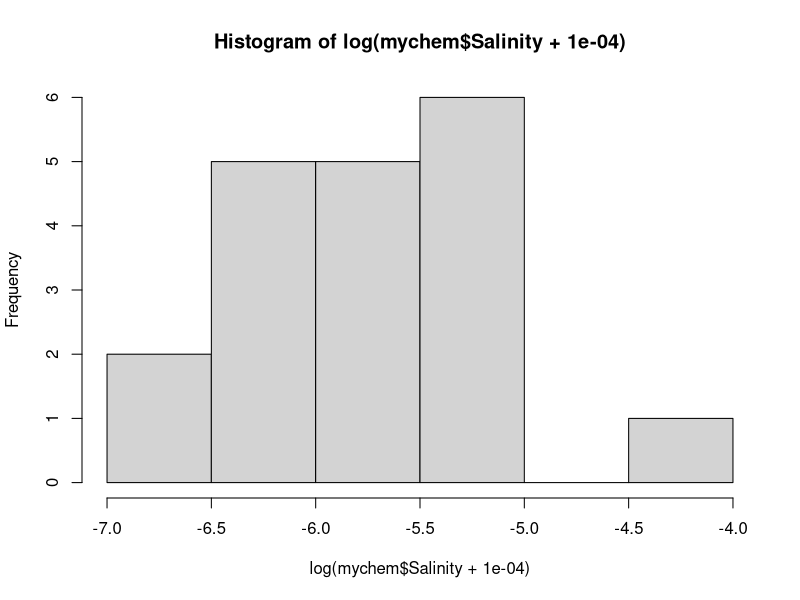
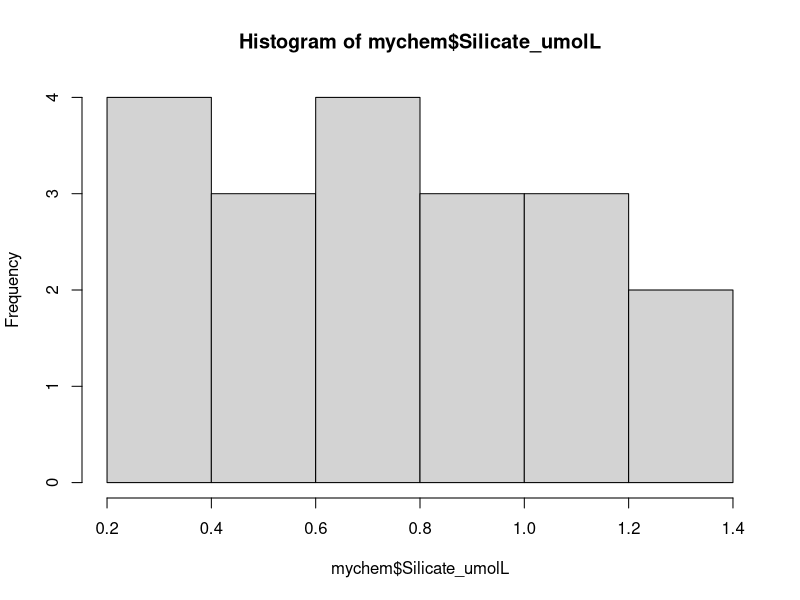
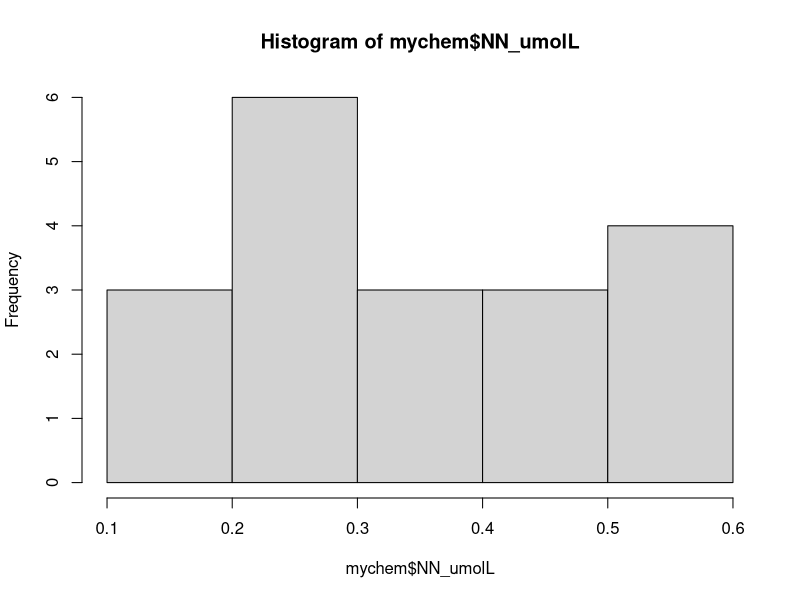
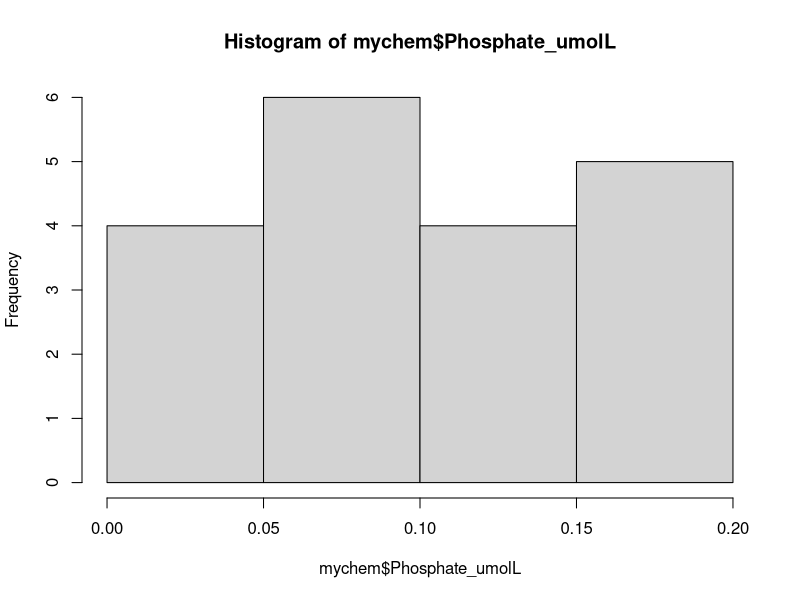
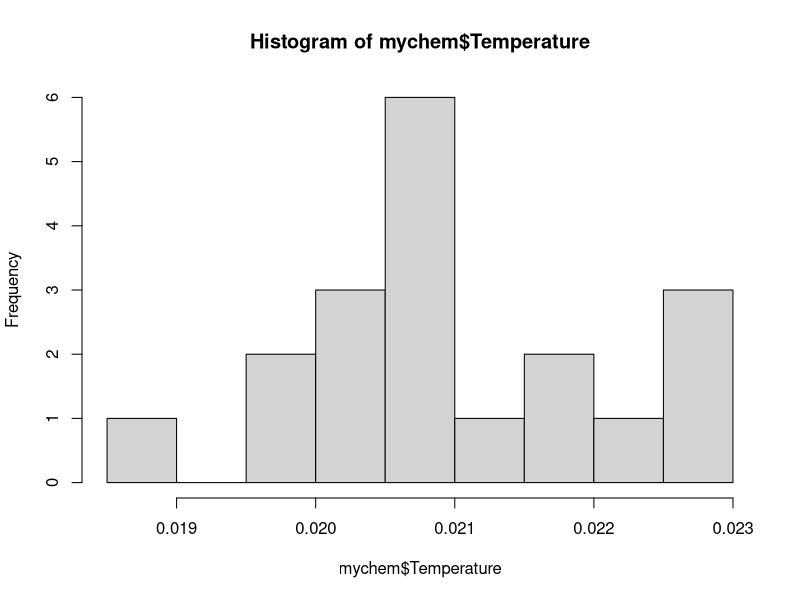
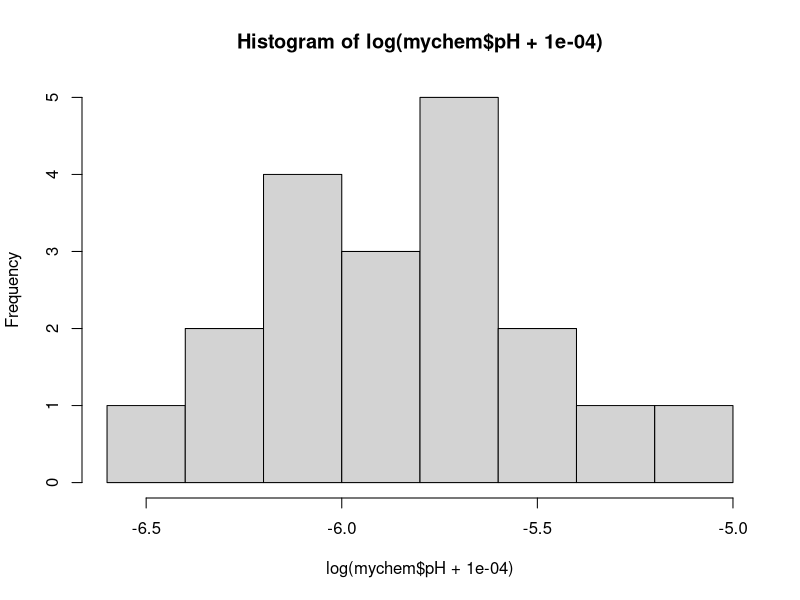
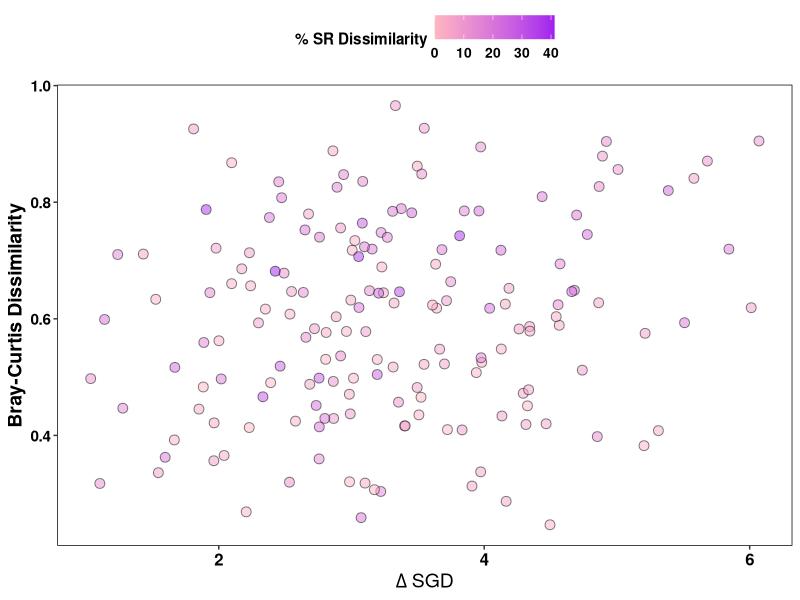
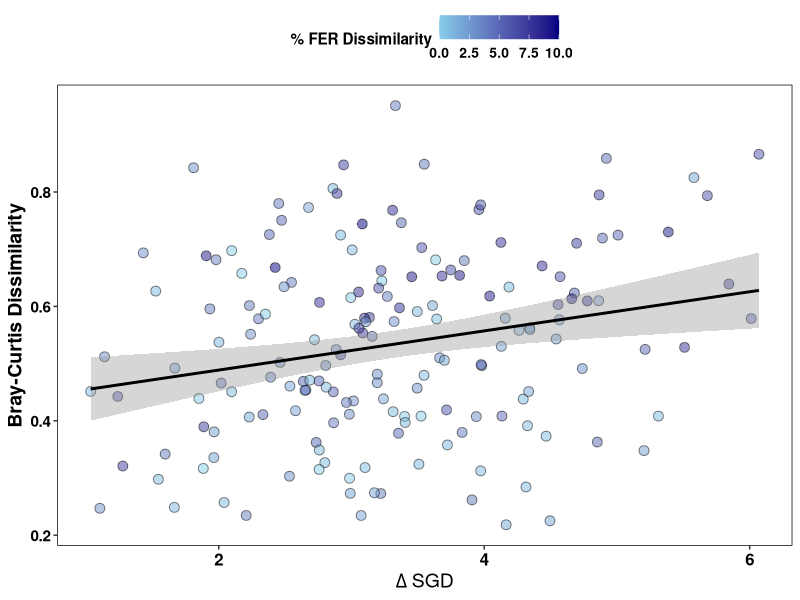

Recreate these plots in R, in order.
#### Analysis of Similarity (ANOSIM) comparing species or functional entity community composition along SGD variability gradient

### Created by Danielle Barnas
### Created on July 1, 2023


# ANOSIM

#############################
# LOAD LIBRARIES
#############################
library(tidyverse)
library(here)
library(vegan)
library(patchwork)
# library(geosphere)





#############################
# LOAD DATA
#############################
chem <- read_csv(here("Data","Biogeochem","Nutrients_Processed_All.csv")) %>%
  filter(Season == "Dry") %>%
  filter(Location == "Varari", CowTagID != "V13") %>%
  filter(CowTagID != "VSEEP") %>%
  dplyr::select(CowTagID, Parameters, CVSeasonal)

alphatag <- read_csv(here("Data", "CowTag_to_AlphaTag.csv"))

myorder <- chem %>%
  filter(Parameters == "Phosphate_umolL") %>%
  left_join(alphatag) %>%
  arrange(CVSeasonal)
myorder <- myorder$AlphaTag



ab.sgd <- read_csv(here("Data", "Species_Abundances_wide.csv")) %>% filter(CowTagID != "VSEEP")
ab.sgd <- ab.sgd %>%
  left_join(alphatag) %>%
  mutate(AlphaTag = factor(AlphaTag, levels = myorder)) %>%
  arrange(AlphaTag) %>%
  dplyr::select(-AlphaTag)

mychem <- chem %>%
  filter(Parameters == "NN_umolL" |
           Parameters == "Phosphate_umolL" |
           Parameters == "Salinity" |
           Parameters == "Silicate_umolL" |
           Parameters == "Temperature" |
           Parameters == "pH"
  ) %>%
  pivot_wider(names_from = Parameters, values_from = CVSeasonal) %>%
  left_join(alphatag) %>%
  mutate(AlphaTag = factor(AlphaTag, levels = myorder)) %>%
  arrange(AlphaTag) %>%
  dplyr::select(-AlphaTag)

# move tag names to rownames and make data.frame class as needed
mychem <- column_to_rownames(mychem,var = "CowTagID")
ab.sgd <- as.data.frame(column_to_rownames(ab.sgd, var = 'CowTagID'))

# color plot by % SR
resFric <- read_csv(here("Data", "Sp_FE_Vol_res.csv")) %>%
  filter(CowTagID != "VSEEP") %>%
  left_join(alphatag) %>%
  mutate(AlphaTag = factor(AlphaTag, levels = myorder)) %>%
  arrange(AlphaTag)


set.seed(7)




#############################
# Normalize before scaling
#############################
hist(log(mychem$Salinity + 0.0001)) # left
hist(mychem$Silicate_umolL)
hist(mychem$NN_umolL)
hist(mychem$Phosphate_umolL)
hist(mychem$Temperature)
hist(log(mychem$pH + 0.0001)) # left

mychem <- mychem %>%
  mutate(Salinity = log(Salinity + 0.0001),
         pH = log(pH + 0.0001))


#############################
# ANOSIM - grouped by AlphaTag
#############################

#anosim(ab.sgd, mygroup$rel, distance = "bray", permutations = 9999)




#############################
# ANOSIM - along Phosphate
#############################
# along continuous parameter: Mantel Test

### Now we have to convert these subsets into distance matrices.

#abundance data frame - bray-curtis dissimilarity
dist.abund = vegdist(ab.sgd, method = "bray")

#environmental vector - euclidean distance
# need to scale chem data
dist.chem = dist(scale(x = mychem, scale = T, center = T), method = "euclidean")
#dist.chem = dist(mychem, method = "euclidean")

df.resFric<-as.data.frame(column_to_rownames(resFric, var = 'CowTagID')) %>%
  select(NbSpP)
dist.var = dist(df.resFric, method = "euclidean") # if I want to color points by resSpp

### Now we can run the mantel command:

#abundance vs environmental
abund_chemSR = mantel(dist.abund, dist.chem, method = "spearman", permutations = 9999, na.rm = TRUE)
abund_chemSR

#### The point of this figure will be to visualize the correlation between two corresponding matrices of data. Each point in these pairwise scatter plots will represent the difference between two samples

# Next, I need to convert these distance matrices (multiple columns) into vectors (one column), and then combine these matrices into one new data frame mat

aa = as.vector(dist.abund)
tt = as.vector(dist.chem)
gg = as.vector(dist.var)

#new data frame with vectorized distance matrices
matSR = data.frame(aa,tt,gg)


#First is the pairwise comparison of community dissimilarity and differences in temperature:

#abundance vs temperature
mmSR = ggplot(matSR, aes(y = aa, x = tt)) +
  geom_point(size = 3, alpha = 0.5, shape = 21, aes(fill = gg)) +
  labs(x = expression(Delta*" SGD"), y = "Bray-Curtis Dissimilarity", fill = "% SR Dissimilarity") + #fill = expression("PO"[4]^"3-")) +
  theme( axis.text.x = element_text(face = "bold",colour = "black", size = 12),
         axis.text.y = element_text(face = "bold", size = 11, colour = "black"),
         axis.title= element_text(face = "bold", size = 14, colour = "black"),
         panel.background = element_blank(),
         panel.border = element_rect(fill = NA, colour = "black"),
         legend.position = "top",
         legend.text = element_text(size = 10, face = "bold"),
         legend.title = element_text(size = 11, face = "bold")) +
  scale_fill_continuous(high = "purple", low = "lightpink")
mmSR




####### SAME TEST BUT NOW WITH FE
#############################
# LOAD DATA
#############################
spe_fes.sgd <- as.data.frame(read_csv(here("Data", "Species_FE.csv")))

ab.sgd <- read_csv(here("Data", "Species_Abundances_wide.csv")) %>% filter(CowTagID != "VSEEP")

# join species abundance with FE to get Fe abundance
ab.sgd <- ab.sgd %>%
  pivot_longer(cols = Turf:ncol(.), names_to = "Taxa", values_to = "pCover") %>%
  left_join(spe_fes.sgd) %>%
  group_by(CowTagID, FE) %>%
  summarise(pCover = sum(pCover)) %>%
  pivot_wider(names_from = FE, values_from = pCover)

# order cowtagid's
ab.sgd <- ab.sgd %>%
  left_join(alphatag) %>%
  mutate(AlphaTag = factor(AlphaTag, levels = myorder)) %>%
  arrange(AlphaTag) %>%
  dplyr::select(-AlphaTag)

# environmental matrix for changing SGD
mychem # same as above

# move tag names to rownames and make data.frame class
ab.sgd <- as.data.frame(column_to_rownames(ab.sgd, var = 'CowTagID'))
#mychem <- as.data.frame(column_to_rownames(mychem, var = 'CowTagID'))


set.seed(7)




#############################
# ANOSIM - grouped by AlphaTag
#############################

# ref: anosim(m_com, pc$Time, distance = "bray", permutations = 9999)
#anosim(ab.sgd, mygroup$rel, distance = "bray", permutations = 9999)




#############################
# ANOSIM - along Phosphate
#############################
# along continuous parameter: Mantel Test

### Now we have to convert these subsets into distance matrices.

#abundance data frame - bray-curtis dissimilarity
dist.abund = vegdist(ab.sgd, method = "bray")

#environmental vector - euclidean distance
# need to scale chem data
#dist.chem = dist(scale(x = mychem, scale = T, center = T), method = "euclidean")
#dist.chem = dist(mychem, method = "euclidean")


# third vector variable
df.resFric <- as.data.frame(column_to_rownames(resFric, 'CowTagID')) %>% select(NbFEs)
dist.var = dist(df.resFric, method = "euclidean")

### Now we can run the mantel command:

#abundance vs environmental matrix
# spearman correlation is a nonparametric test, not relying on any particular pattern assemptions
abund_chemFER = mantel(dist.abund, dist.chem, method = "spearman", permutations = 9999, na.rm = TRUE)
abund_chemFER



# Pairwise scatterplot

#### The point of this figure will be to visualize the correlation between two corresponding matrices of data. Each point in these pairwise scatter plots will represent the difference between two samples

# Next, I need to convert these distance matrices (multiple columns) into vectors (one column), and then combine these matrices into one new data frame mat

aa = as.vector(dist.abund)
tt = as.vector(dist.chem)
gg = as.vector(dist.var)

#new data frame with vectorized distance matrices
matFER = data.frame(aa,tt,gg)


#First is the pairwise comparison of community dissimilarity and differences in temperature:

#abundance vs temperature
mmFER = ggplot(matFER, aes(y = aa, x = tt)) +
  geom_point(size = 3, alpha = 0.5, shape = 21, aes(fill = gg)) +
  labs(x = expression(Delta*" SGD"), y = "Bray-Curtis Dissimilarity", fill = "% FER Dissimilarity") + #fill = expression("PO"[4]^"3-")) +
  theme( axis.text.x = element_text(face = "bold",colour = "black", size = 12),
         axis.text.y = element_text(face = "bold", size = 11, colour = "black"),
         axis.title= element_text(face = "bold", size = 14, colour = "black"),
         panel.background = element_blank(),
         panel.border = element_rect(fill = NA, colour = "black"),
         legend.position = "top",
         legend.text = element_text(size = 10, face = "bold"),
         legend.title = element_text(size = 11, face = "bold")) +
  scale_fill_continuous(high = "navy", low = "skyblue") +
  geom_smooth(method = "lm", color= "black")
mmFER



## PATCH PLOTS
Bray_Curtis_Plot <- mmSR / mmFER +
  plot_annotation(tag_levels = 'A')
ggsave(here("Output", "PaperFigures", "Fig6_Composition_SGD.png"), Bray_Curtis_Plot, device = "png", height = 6, width = 6)

Bray_Curtis_Plot


